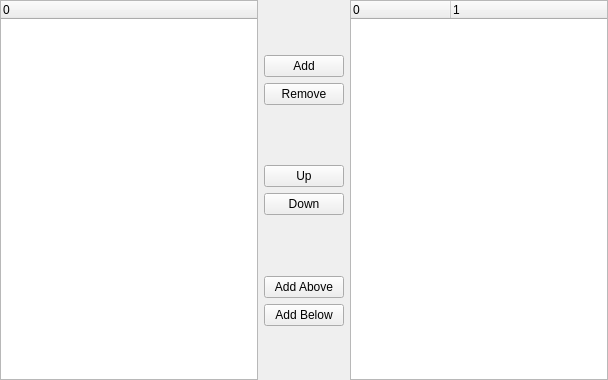
<ui version="4.0" >
 <class>InstrumentWizard</class>
 <widget class="QWidget" name="InstrumentWizard" >
  <property name="geometry" >
   <rect>
    <x>0</x>
    <y>0</y>
    <width>608</width>
    <height>380</height>
   </rect>
  </property>
  <property name="windowTitle" >
   <string>Form</string>
  </property>
  <layout class="QHBoxLayout" >
   <property name="leftMargin" >
    <number>0</number>
   </property>
   <property name="topMargin" >
    <number>0</number>
   </property>
   <property name="rightMargin" >
    <number>0</number>
   </property>
   <property name="bottomMargin" >
    <number>0</number>
   </property>
   <item>
    <widget class="QTreeWidget" name="instrumentList" >
     <property name="alternatingRowColors" >
      <bool>true</bool>
     </property>
     <property name="uniformRowHeights" >
      <bool>true</bool>
     </property>
     <property name="itemsExpandable" >
      <bool>true</bool>
     </property>
     <property name="columnCount" >
      <number>1</number>
     </property>
     <column>
      <property name="text" >
       <string>0</string>
      </property>
     </column>
    </widget>
   </item>
   <item>
    <layout class="QVBoxLayout" >
     <item>
      <spacer>
       <property name="orientation" >
        <enum>Qt::Vertical</enum>
       </property>
       <property name="sizeHint" >
        <size>
         <width>20</width>
         <height>40</height>
        </size>
       </property>
      </spacer>
     </item>
     <item>
      <widget class="QPushButton" name="addButton" >
       <property name="sizePolicy" >
        <sizepolicy vsizetype="Fixed" hsizetype="Minimum" >
         <horstretch>0</horstretch>
         <verstretch>0</verstretch>
        </sizepolicy>
       </property>
       <property name="text" >
        <string>Add</string>
       </property>
      </widget>
     </item>
     <item>
      <widget class="QPushButton" name="removeButton" >
       <property name="sizePolicy" >
        <sizepolicy vsizetype="Fixed" hsizetype="Minimum" >
         <horstretch>0</horstretch>
         <verstretch>0</verstretch>
        </sizepolicy>
       </property>
       <property name="text" >
        <string>Remove</string>
       </property>
      </widget>
     </item>
     <item>
      <spacer>
       <property name="orientation" >
        <enum>Qt::Vertical</enum>
       </property>
       <property name="sizeHint" >
        <size>
         <width>20</width>
         <height>40</height>
        </size>
       </property>
      </spacer>
     </item>
     <item>
      <widget class="QPushButton" name="upButton" >
       <property name="sizePolicy" >
        <sizepolicy vsizetype="Fixed" hsizetype="Minimum" >
         <horstretch>0</horstretch>
         <verstretch>0</verstretch>
        </sizepolicy>
       </property>
       <property name="text" >
        <string>Up</string>
       </property>
      </widget>
     </item>
     <item>
      <widget class="QPushButton" name="downButton" >
       <property name="sizePolicy" >
        <sizepolicy vsizetype="Fixed" hsizetype="Minimum" >
         <horstretch>0</horstretch>
         <verstretch>0</verstretch>
        </sizepolicy>
       </property>
       <property name="text" >
        <string>Down</string>
       </property>
      </widget>
     </item>
     <item>
      <spacer>
       <property name="orientation" >
        <enum>Qt::Vertical</enum>
       </property>
       <property name="sizeHint" >
        <size>
         <width>20</width>
         <height>40</height>
        </size>
       </property>
      </spacer>
     </item>
     <item>
      <widget class="QPushButton" name="aboveButton" >
       <property name="sizePolicy" >
        <sizepolicy vsizetype="Fixed" hsizetype="Minimum" >
         <horstretch>0</horstretch>
         <verstretch>0</verstretch>
        </sizepolicy>
       </property>
       <property name="text" >
        <string>Add Above</string>
       </property>
      </widget>
     </item>
     <item>
      <widget class="QPushButton" name="belowButton" >
       <property name="sizePolicy" >
        <sizepolicy vsizetype="Fixed" hsizetype="Minimum" >
         <horstretch>0</horstretch>
         <verstretch>0</verstretch>
        </sizepolicy>
       </property>
       <property name="text" >
        <string>Add Below</string>
       </property>
      </widget>
     </item>
     <item>
      <spacer>
       <property name="orientation" >
        <enum>Qt::Vertical</enum>
       </property>
       <property name="sizeHint" >
        <size>
         <width>20</width>
         <height>40</height>
        </size>
       </property>
      </spacer>
     </item>
    </layout>
   </item>
   <item>
    <widget class="QTreeWidget" name="partiturList" >
     <property name="alternatingRowColors" >
      <bool>true</bool>
     </property>
     <property name="uniformRowHeights" >
      <bool>true</bool>
     </property>
     <property name="columnCount" >
      <number>2</number>
     </property>
     <column>
      <property name="text" >
       <string>0</string>
      </property>
     </column>
     <column>
      <property name="text" >
       <string>1</string>
      </property>
     </column>
    </widget>
   </item>
  </layout>
 </widget>
 <resources/>
 <connections/>
</ui>
